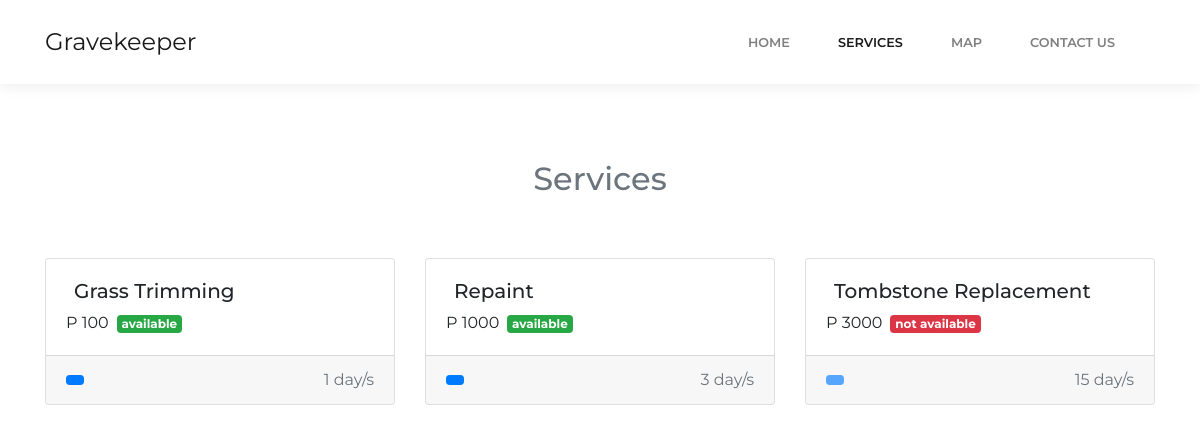
The app's page /service.php with its own data.
### tables this page shows
CREATE TABLE `grave_services` (
  `service_id` int(50) NOT NULL,
  `service_name` varchar(50) NOT NULL,
  `service_cost` varchar(50) NOT NULL,
  `service_availability` varchar(50) NOT NULL,
  `service_completion` varchar(50) NOT NULL
);

### service.php (the view, shortened to what this page needs)
<?php
    include_once 'include/config.php';
?>
<!DOCTYPE html>
<html>
<head>
    <link rel="stylesheet" href="assets/bootstrap/css/bootstrap.min.css">
    <link rel="stylesheet" href="https://cdnjs.cloudflare.com/ajax/libs/baguettebox.js/1.10.0/baguetteBox.min.css">
    <link rel="stylesheet" href="https://cdn.jsdelivr.net/gh/lykmapipo/themify-icons@0.1.2/css/themify-icons.css">
    <link rel="stylesheet" href="assets/css/home.css">
</head>
<body>
    <nav class="navbar navbar-light navbar-expand-lg fixed-top bg-white clean-navbar">
        <div class="container"><a class="navbar-brand logo" href="#">Gravekeeper</a>
            <div class="collapse navbar-collapse" id="navcol-1">
                <ul class="navbar-nav ml-auto">
                    <li class="nav-item"><a class="nav-link" href="index.php">Home</a></li>
                    <li class="nav-item"><a class="nav-link active" href="service.php">Services</a></li>
                    <li class="nav-item"><a class="nav-link" href="map.php">Map</a></li>
                    <li class="nav-item"><a class="nav-link" href="contact.php">Contact Us</a></li>
                </ul>
            </div>
        </div>
    </nav>
    <main class="page service-page">
        <section class="clean-block">
            <div class="container">
                <div class="block-heading">
                    <h2 class="text-secondary">Services</h2>
                </div>
                <div class="row">
                    <?php
                        $query = mysqli_query($mysqli, "SELECT * FROM grave_services");
                        while ($row = mysqli_fetch_array($query)) {
                    ?>
                    <div class="col-md-6 col-lg-4">
                        <div class="card mb-3">
                            <?php
                                if ($row['service_availability'] == 'available') {
                                    echo '<div class="card-body">';
                                        echo '<h5>';
                                            echo '<span class="ti-shopping-cart mr-2"></span>'.$row['service_name'];
                                        echo '</h5>';
                                        echo '<span>P '.$row['service_cost'].'</span>';
                                        echo '<span class="badge badge-success ml-2" style="color:white; font-size: 12px;">'.$row['service_availability'].'</span>';
                                    echo '</div>';
                                    echo '<div class="card-footer">';
                                        echo '<a href="assets/function/checkout.php?service_id='.$row['service_id'].'" class="float-left">';
                                            echo '<button type="button" class="btn btn-primary btn-sm">';
                                            echo '</button>';
                                        echo '</a>';
                                        echo '<span class="float-right text-muted">'.$row['service_completion'].' day/s</span>';
                                    echo '</div>';
                                } else {
                                echo '<div class="card-body">';
                                    echo '<h5>';
                                    echo '<span class="ti-shopping-cart mr-2"></span>'.$row['service_name'];
                                    echo '</h5>';
                                    echo '<span>P '.$row['service_cost'].'</span>';
                                    echo '<span class="badge badge-danger ml-2" style="color:white; font-size: 12px;">'.$row['service_availability'].'</span>';
                                echo '</div>';
                                echo '<div class="card-footer">';
                                    echo '<a href="#" class="float-left">';
                                        echo '<button type="button" class="btn btn-primary btn-sm" disabled>';
                                        echo '</button>';
                                    echo '</a>';
                                    echo '<span class="float-right text-muted">'.$row['service_completion'].' day/s</span>';
                                echo '</div>';
                            } ?>
                        </div>
                    </div>
                    <?php
                        }
                    ?>
                </div>
            </div>
        </section>
    </main>
</body>
</html>

### records on screen
grave_services: service_name "Grass Trimming", service_cost "100", service_availability "available", service_completion "1"
grave_services: service_name "Repaint", service_cost "1000", service_availability "available", service_completion "3"
grave_services: service_name "Tombstone Replacement", service_cost "3000", service_availability "not available", service_completion "15"
